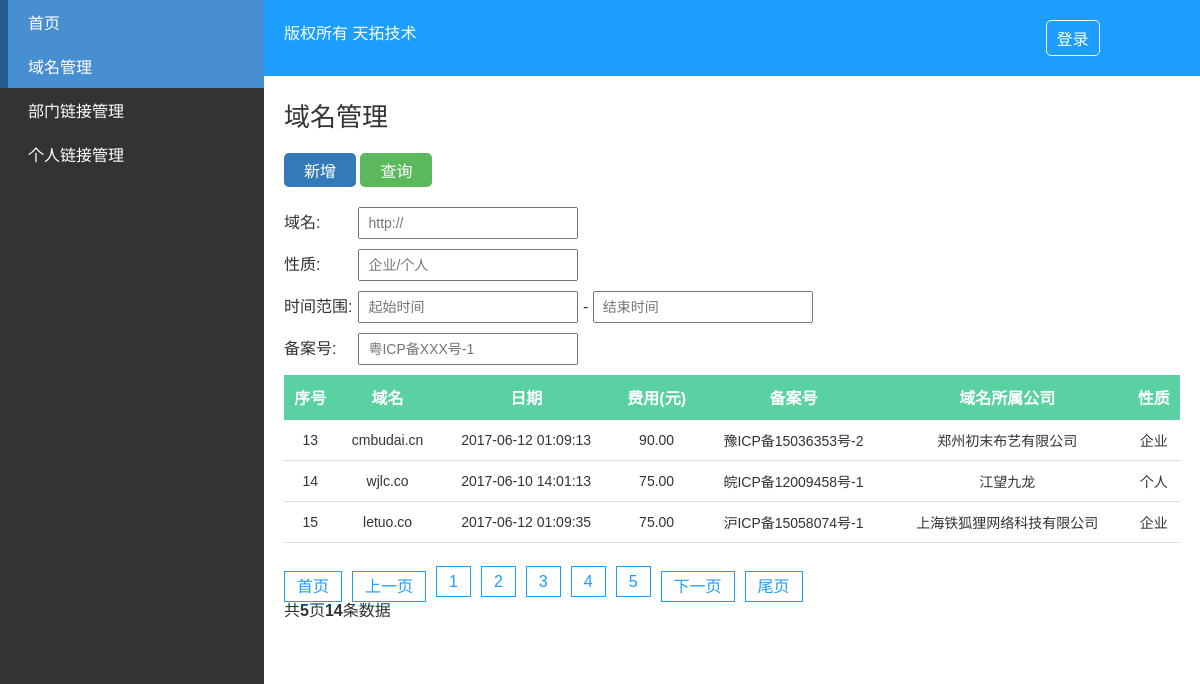
/domain.php?page=2, run on the app's committed database.
### tables this page shows
CREATE TABLE `domain` (
  `id` int(11) unsigned NOT NULL AUTO_INCREMENT,
  `domain` varchar(32) NOT NULL COMMENT '域名',
  `time` varchar(32) DEFAULT NULL COMMENT '时间',
  `money` float(8,2) DEFAULT '0.00' COMMENT '费用',
  `record_number` varchar(64) DEFAULT NULL COMMENT '备案号',
  `company` varchar(128) DEFAULT NULL COMMENT '公司',
  `nature` varchar(32) DEFAULT NULL COMMENT '性质',
  `status` tinyint(1) NOT NULL DEFAULT '1' COMMENT '是否显示',
  PRIMARY KEY (`id`)
);

### library/PDO_class.php (called while the page is built, shortened)
<?php
require_once COMMON_PATH . "common.php";
class server
{
	private $server;
	public function __construct($config = array())
	{
		if(empty($config)) {
			$config = [
				'host'     => DB_HOST,
				'dbname'   => DB_NAME,
				'username' => DB_USER,
				'password' => DB_PSW,
			];
		}
		$this->server = new PDO("mysql:host=$config[host];dbname=$config[dbname];charset=utf8", $config['username'], $config['password']);
		$this->server->query("set names utf8");
	}
	function select($table, $where = '', $join = '', $desc = '', $limit = '', $search_felid = '')
	{
		$ifwhere    = '';
		$order      = '';
		$desc_limit = '';
		if (! empty($limit)) {
			$desc_limit = "limit {$limit}";
		}
		if(empty($search_felid)) $search_felid = '*';
		$Model = $this->server->prepare("SELECT {$search_felid} FROM {$table} {$join} {$ifwhere} {$order} {$desc_limit}");
		$Model->execute();
		return $Model->fetchAll(2);
	}
	public function total($table, $where='') {
		try {
			$ifwhere    = '';
			$result = $this->server->query("SELECT COUNT(*) AS total FROM {$table} {$ifwhere}");
			if($result) {
				foreach ($result as $v) {
		    		$total = $v['total'];
		  		}
			}
	  		return $total ? (int)$total : 0;
  		} catch (PDOException $e) {
	      exit($e->getMessage());
	    }
	}
}
?>

### common/common.php (called while the page is built, shortened)
<?php
	function get_search_url() {
		$url_get = '';
		foreach ($_GET as $key => $value) {
			if($key == 'page') continue;
			$url_get .= '&'. $key . '=' . $value;
		}
		return $url_get;
	}

### domain.php (the view, shortened to what this page needs)
<?php
require_once CLASS_PATH  . "PDO_class.php";
require_once COMMON_PATH . "common.php";
require_once CLASS_PATH  . 'page_class.php';
$pdo = new server();
$where = '';
if ($_GET) {
	$where = $where ? rtrim($where, ' AND') : '';
}
$count    = $pdo->total('domain', $where);
$now_page = intval($_GET['page']) ? intval($_GET['page']) : 1;
$offset   = PAGE_NUM * ($now_page - 1);
$arrData =  $pdo->select('domain', $where, '', '', "$offset," . PAGE_NUM);
?>
<!DOCTYPE html>
<html lang="en">
<head>
	<link rel="stylesheet" type="text/css" href="css/font/iconfont.css">
	<link rel="stylesheet" type="text/css" href="css/main.css">
</head>
<body>
	<div class="container clear">
		<?php require ('sidebar.php');?>
		<div class="container-right">
			<?php require ('header.php');?>
			<div class="main">
				<h2>域名管理</h2>
				<div class="operate">
					<a href="#" class="btn add">新增</a>
					<a href="javascript:document.search.submit()" class="btn search">查询</a>
				</div>
				<form action="#" class="searchForm" method="GET" name="search">
					<div class="entry">
						<label>域名:</label>
						<input type="text" name="domain" placeholder="http://">
					</div>
					<div class="entry">
						<label>性质:</label>
						<input type="text" name="nature" placeholder="企业/个人">
					</div>
					<div class="entry">
						<label>时间范围:</label>
						<input type="text" name="start_time" placeholder="起始时间"  onClick="WdatePicker()"> -
						<input name="end_time" placeholder="结束时间"  type="text" onClick="WdatePicker()">
					</div>
					<div class="entry">
						<label>备案号:</label>
						<input type="text" name="record_number" placeholder="粤ICP备XXX号-1">
					</div>
				</form>
				<div class="table">
					<table>
						<thead>
							<tr>
								<th>序号</th>
								<th>域名</th>
								<th>日期</th>
								<th>费用(元)</th>
								<th>备案号</th>
								<th>域名所属公司</th>
								<th>性质</th>
							</tr>
						</thead>
						<tbody>
							<?php if($arrData || $arrData[0]) { foreach ($arrData as $key => $value){ ?>
								<tr>
									<td><?php echo $value['id'] ?></td>
									<td><?php echo $value['domain'] ?></td>
									<td><?php echo date('Y-m-d H:i:s', $value['time']) ?></td>
									<td><?php echo $value['money'] ?></td>
									<td><?php echo $value['record_number'] ?></td>
									<td><?php echo $value['company'] ?></td>
									<td><?php echo $value['nature'] ?></td>
								</tr>
							<?php } } ?>
						</tbody>
					</table>
					<div class="paginate">
						<ul class="clear">
						<?php if ($count > PAGE_NUM){
							$objPage  = new page($count, PAGE_NUM, $now_page, '?page={page}' . get_search_url());
							echo $objPage->myde_write();
							}  ?>
						</ul>
					</div>
				</div>
			</div>
		</div>
	</div>
</body>
</html>

### css/main.css (style rules this page uses)
* { padding: 0; margin: 0; }
body { font-family: '微软雅黑', Arial, 'sans-serif' }
a:hover, a:link, a:visited, a:active { text-decoration: none; color: #fff; }
h2 { font-size: 26px; font-weight: lighter; padding-bottom: 20px; }
input { height: 28px; font-family: '微软雅黑', Arial, 'sans-serif'; font-size: 14px; line-height: 28px; padding: 0 8px; min-width: 200px; }
.clear { content: ''; display: table; clear: both; }
.btn { display: inline-block; padding: 5px 10px; background: #1c9efe; color: #fff; border-radius: 5px; transition: all .5s; -webkit-transition: all .5s; -o-transition: all .5s; }
.btn.add { background: #337ab7; }
.btn.search { background: #5cb85c; }
.container { width: 100%; }
.container-right { position: relative; float: right; width: 78%; background: #fff; color: #333; }
.main { padding: 20px; }
table { width: 100%; border-collapse: collapse; }
table thead { background: #59d1a3; color: #fff; }
table tbody tr { transition: all .5s; -webkit-transition: all .5s; -o-transition: all .5s; }
table td, table th { padding: 10px 5px; text-align: center; }
table td { border-bottom: 1px solid #ddd; font-size: 14px; word-wrap:break-word; }
table th { border-bottom: 1px solid #59d1a3; }
.operate { padding-bottom: 20px; }
.operate a { display: inline-block; padding: 5px 20px; }
form .entry { padding-bottom: 10px; }
form .entry label { display: inline-block; min-width: 70px; }
.paginate { margin: 30px 0 15px; }

### data on the page
domain: id "13", domain "cmbudai.cn", time "2017-06-12 01:09:13", money "90.00", record_number "豫ICP备15036353号-2", company "郑州初末布艺有限公司", nature "企业"
domain: id "14", domain "wjlc.co", time "2017-06-10 14:01:13", money "75.00", record_number "皖ICP备12009458号-1", company "江望九龙", nature "个人"
domain: id "15", domain "letuo.co", time "2017-06-12 01:09:35", money "75.00", record_number "沪ICP备15058074号-1", company "上海铁狐狸网络科技有限公司", nature "企业"

### other printed values
$this->myde_page_count "5"
$this->myde_total "14"
